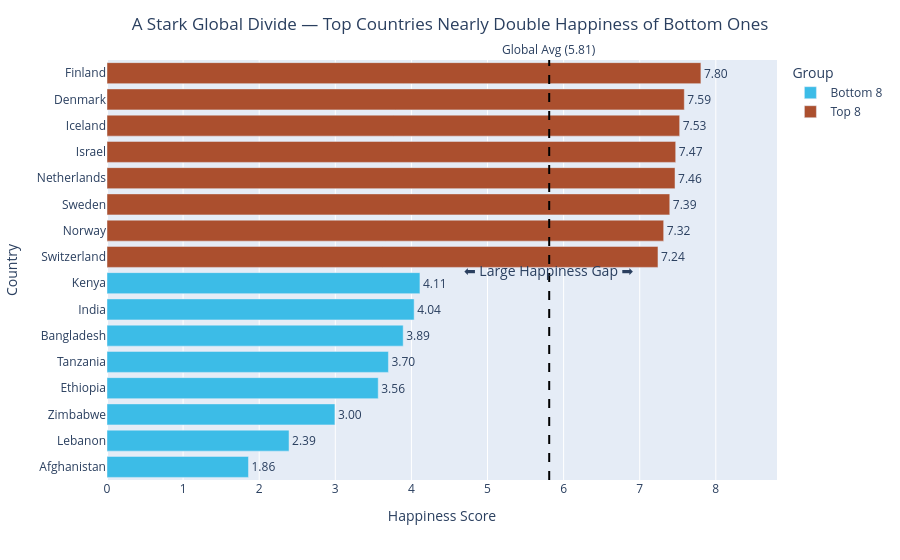

Notebook code for this chart:
### Markdown cell above
---
## Task 2 — Bottom vs. Top: A Contrast Story

**What to build:** A bar chart that highlights the **gap between the happiest and least happy countries**, focusing on a specific insight.

**Requirements:**
- Show the **top 8 AND bottom 8 countries** together (16 bars total)
- Use **colour** to distinguish the two groups (not Plotly's default rainbow)
- Add a **visual separator or annotation** that emphasises the gap
- Insight title that tells the story of the gap

**Hint:** Use `pd.concat([df.nlargest(8,'Happiness_Score'), df.nsmallest(8,'Happiness_Score')])` to get both groups.

**Stretch goal:** Add a vertical reference line showing the global average.

### Code cell
# Task 2: Top 8 vs. Bottom 8 contrast
# Step 1: Get top and bottom countries
top8 = df.nlargest(8, 'Happiness_Score').copy()
top8['Group'] = 'Top 8'
bottom8 = df.nsmallest(8, 'Happiness_Score').copy()
bottom8['Group'] = 'Bottom 8'

combined = pd.concat([bottom8, top8]).sort_values('Happiness_Score')
global_avg = df['Happiness_Score'].mean()
print(f"Global average: {global_avg:.2f}")

# Step 2: Build your chart
# YOUR CODE HERE

#for creating  bar chart
fig = px.bar(
    combined,
    x='Happiness_Score',
    y='Country',
    orientation='h',
    color='Group',
    text='Happiness_Score',
    color_discrete_map={
        'Top 8': "#AB4F2E",     # blue (positive)
        'Bottom 8': "#3CBCE7"   # red (negative)
    }
)

# Add global average reference line (stretch goal)
fig.add_vline(
    x=global_avg,
    line_dash="dash",
    line_color="black",
    annotation_text=f"Global Avg ({global_avg:.2f})",
    annotation_position="top"
)

# Add visual separator annotation (gap emphasis)
fig.add_annotation(
    x=global_avg,
    y=7.5,  # middle between bottom and top groups
    text="⬅ Large Happiness Gap ➡",
    showarrow=False,
    font=dict(size=14)
)

# Improve layout
fig.update_layout(
    title="A Stark Global Divide — Top Countries Nearly Double Happiness of Bottom Ones",
    xaxis_title="Happiness Score",
    yaxis_title="Country",
    xaxis=dict(range=[0, combined['Happiness_Score'].max() + 1]),
    title_x=0.5,
    legend_title="Group"
)

# Format labels
fig.update_traces(texttemplate='%{text:.2f}', textposition='outside')

# Show plot
fig.show()

### Figure 1 — Plotly figure (JSON) as saved in the notebook; plotly's stock layout.template omitted (floating-point values rounded to 4 significant figures)
{"data": [{"hovertemplate": "Group=Bottom 8<br>Happiness_Score=%{text}<br>Country=%{y}<extra></extra>", "legendgroup": "Bottom 8", "marker": {"color": "#3CBCE7", "pattern": {"shape": ""}}, "name": "Bottom 8", "orientation": "h", "showlegend": true, "text": [1.859, 2.392, 2.995, 3.564, 3.698, 3.892, 4.036, 4.112], "textposition": "outside", "texttemplate": "%{text:.2f}", "type": "bar", "x": [1.859, 2.392, 2.995, 3.564, 3.698, 3.892, 4.036, 4.112], "xaxis": "x", "y": ["Afghanistan", "Lebanon", "Zimbabwe", "Ethiopia", "Tanzania", "Bangladesh", "India", "Kenya"], "yaxis": "y"}, {"hovertemplate": "Group=Top 8<br>Happiness_Score=%{text}<br>Country=%{y}<extra></extra>", "legendgroup": "Top 8", "marker": {"color": "#AB4F2E", "pattern": {"shape": ""}}, "name": "Top 8", "orientation": "h", "showlegend": true, "text": [7.24, 7.315, 7.395, 7.464, 7.473, 7.525, 7.586, 7.804], "textposition": "outside", "texttemplate": "%{text:.2f}", "type": "bar", "x": [7.24, 7.315, 7.395, 7.464, 7.473, 7.525, 7.586, 7.804], "xaxis": "x", "y": ["Switzerland", "Norway", "Sweden", "Netherlands", "Israel", "Iceland", "Denmark", "Finland"], "yaxis": "y"}], "layout": {"annotations": [{"showarrow": false, "text": "Global Avg (5.81)", "x": 5.811, "xanchor": "center", "xref": "x", "y": 1, "yanchor": "bottom", "yref": "y domain"}, {"font": {"size": 14}, "showarrow": false, "text": "⬅ Large Happiness Gap ➡", "x": 5.811, "y": 7.5}], "barmode": "relative", "legend": {"title": {"text": "Group"}, "tracegroupgap": 0}, "margin": {"t": 60}, "shapes": [{"line": {"color": "black", "dash": "dash"}, "type": "line", "x0": 5.811, "x1": 5.811, "xref": "x", "y0": 0, "y1": 1, "yref": "y domain"}], "title": {"text": "A Stark Global Divide — Top Countries Nearly Double Happiness of Bottom Ones", "x": 0.5}, "xaxis": {"anchor": "y", "domain": [0, 1], "range": [0, 8.804], "title": {"text": "Happiness Score"}}, "yaxis": {"anchor": "x", "domain": [0, 1], "title": {"text": "Country"}}}}
